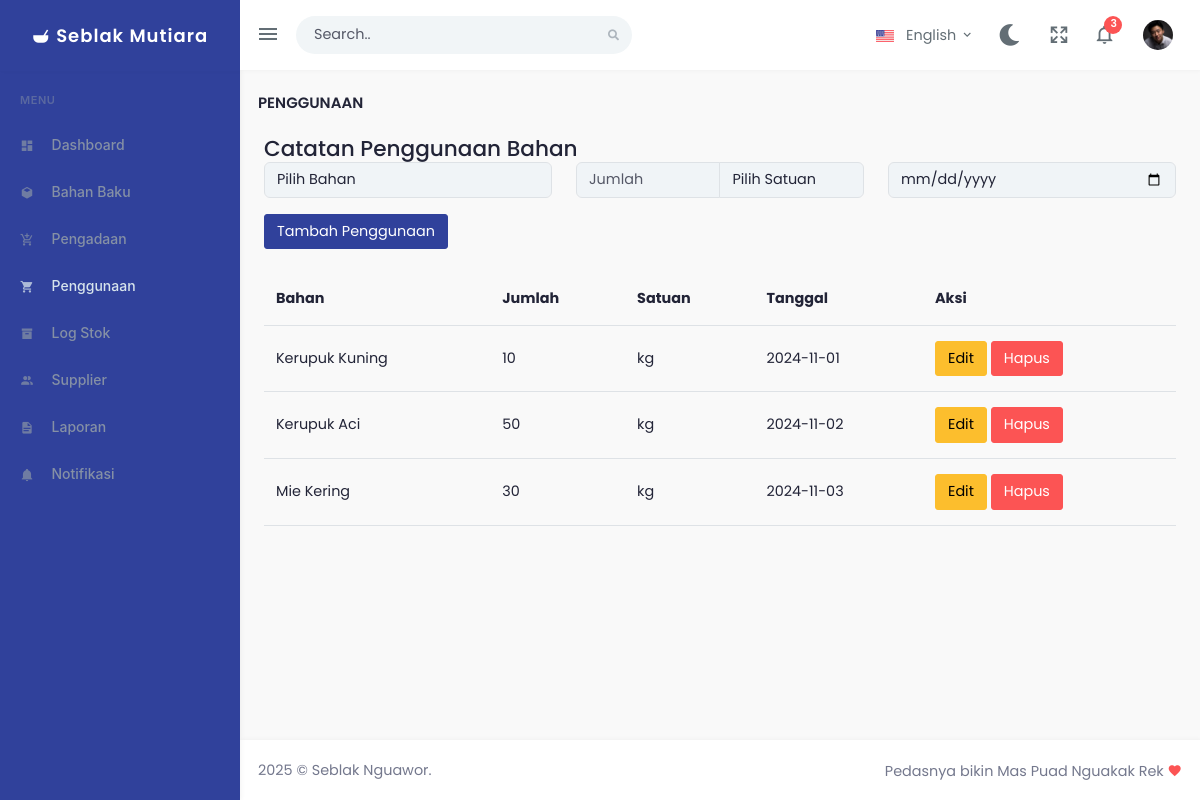
/penggunaan.php, run on the app's committed database.
### tables this page shows
CREATE TABLE `penggunaan` (
  `id` int(11) NOT NULL,
  `bahan_baku_id` int(11) DEFAULT NULL,
  `jumlah` int(11) DEFAULT NULL,
  `tanggal_penggunaan` date DEFAULT NULL,
  `nama_bahan` varchar(255) DEFAULT NULL,
  `satuan` varchar(50) DEFAULT NULL
);

### penggunaan.php (the view, shortened to what this page needs)
<?php
include 'koneksi.php';
$usageQuery = "SELECT nama_bahan, jumlah, satuan, tanggal_penggunaan, id FROM penggunaan";
$usageResult = mysqli_query($koneksi, $usageQuery);
$usageData = [];
while ($row = mysqli_fetch_assoc($usageResult)) {
    $usageData[] = [
        'id' => $row['id'],
        'nama_bahan' => $row['nama_bahan'],
        'jumlah' => (int)$row['jumlah'],
        'satuan' => $row['satuan'],
        'tanggal_penggunaan' => $row['tanggal_penggunaan']
    ];
}
?>
<!doctype html>
<html lang="en">
<head>
    <link rel="stylesheet" href="assets/libs/morris.js/morris.css" type="text/css" />
    <link href="assets/css/bootstrap.min.css" id="bootstrap-style" rel="stylesheet" type="text/css" />
    <link href="assets/css/icons.min.css" rel="stylesheet" type="text/css" />
    <link href="assets/css/app.min.css" id="app-style" rel="stylesheet" type="text/css" />
    <link rel="stylesheet" href="assets/libs/c3/c3.min.css">
</head>
<body data-sidebar="dark">
<div id="layout-wrapper">
    <header id="page-topbar">
        <div class="navbar-header">
            <div class="d-flex">
                <div class="navbar-brand-box">
                    <a href="index.html" class="logo">
                        <span class="logo-light  fs-5 fw-semibold ">
                            <i class="mdi mdi-bowl"></i> Seblak Mutiara
                        </span>
                    </a>
                </div>
                <button type="button" class="btn btn-sm px-3 font-size-24 header-item waves-effect" id="vertical-menu-btn">
                    <i class="mdi mdi-menu"></i>
                </button>
                <form role="search" class="app-search">
                    <div class="form-group mb-0 position-relative">
                        <input type="text" class="form-control" placeholder="Search..">
                        <span><i class="fa fa-search"></i></span>
                    </div>
                </form>
            </div>
            <div class="d-flex">
                <div class="dropdown d-none d-sm-inline-block">
                    <button type="button" class="btn header-item waves-effect" data-bs-toggle="dropdown" aria-haspopup="true" aria-expanded="false">
                        <img src="assets/images/flags/us_flag.jpg" class="me-2" height="12" alt="Header Language"> English <span class="mdi mdi-chevron-down"></span>
                    </button>
                </div>
                <button type="button" class="btn header-item fs-4 rounded-end-0" id="light-dark-mode">
                    <i class="fas fa-moon align-middle"></i>
                </button>
                <div class="dropdown d-none d-lg-inline-block ms-1">
                    <button type="button" class="btn header-item noti-icon waves-effect" data-toggle="fullscreen">
                        <i class="mdi mdi-arrow-expand-all noti-icon"></i>
                    </button>
                </div>
                <div class="dropdown d-inline-block">
                    <button type="button" class="btn header-item noti-icon waves-effect" id="page-header-notifications-dropdown" data-bs-toggle="dropdown" aria-expanded="false">
                        <i class="mdi mdi-bell-outline noti-icon"></i>
                        <span class="badge rounded-pill text-bg-danger noti-dot">3</span>
                    </button>
                </div>
                <div class="dropdown notification-list d-inline-block user-dropdown">
                    <button type="button" class="btn header-item waves-effect" id="page-header-user-dropdown" data-bs-toggle="dropdown" aria-haspopup="true" aria-expanded="false">
                        <img class="rounded-circle header-profile-user" src="assets/images/users/user-4.jpg" alt="Header Avatar">
                    </button>
                </div>
            </div>
        </div>
    </header>
    <div class="vertical-menu">
        <div data-simplebar class="h-100">
            <div id="sidebar-menu">
                <ul class="metismenu list-unstyled" id="side-menu">
                    <li class="menu-title">Menu</li>
                    <li>
                        <a href="index.php" class="waves-effect">
                            <i class="mdi mdi-view-dashboard"></i><span> Dashboard </span>
                        </a>
                    </li>
                    <li>
                        <a href="bahan-baku.php" class="waves-effect">
                            <i class="mdi mdi-cube"></i><span> Bahan Baku </span>
                        </a>
                    </li>
                    <li>
                        <a href="pengadaan.php" class="waves-effect">
                            <i class="mdi mdi-cart-plus"></i><span> Pengadaan </span>
                        </a>
                    </li>
                    <li>
                        <a href="penggunaan.php" class="waves-effect">
                            <i class="mdi mdi-cart"></i><span> Penggunaan </span>
                        </a>
                    </li>
                    <li>
                        <a href="log-stok.html" class="waves-effect">
                            <i class="mdi mdi-archive"></i><span> Log Stok </span>
                        </a>
                    </li>
                    <li>
                        <a href="supplier.html" class="waves-effect">
                            <i class="mdi mdi-account-multiple"></i><span> Supplier </span>
                        </a>
                    </li>
                    <li>
                        <a href="laporan.html" class="waves-effect">
                            <i class="mdi mdi-file-document"></i><span> Laporan </span>
                        </a>
                    </li>
                    <li>
                        <a href="javascript:void(0);" class="waves-effect">
                            <i class="mdi mdi-bell"></i><span> Notifikasi </span>
                        </a>
                    </li>
                </ul>
            </div>
        </div>
    </div>
    <div class="main-content">
        <div class="page-content">
            <div class="container-fluid">
                   <div class="row">
                    <div class="col-12">
                        <div class="page-title-box d-sm-flex align-items-center justify-content-between">
                            <h4 class="mb-sm-0">Penggunaan</h4>
                        </div>
                    </div>
                </div>
                <div class="container-fluid">
                    <h4 class="mb-sm-0">Catatan Penggunaan Bahan</h4>
                    <form id="usage-form" onsubmit="submitUsage(event)">
                        <div class="row">
                            <div class="col-md-4">
                                <select id="ingredient" class="form-control" required>
                                    <option value="" disabled selected>Pilih Bahan</option>
                                </select>
                            </div>
                            <div class="col-md-4">
                                <div class="input-group">
                                    <input type="number" id="amount" class="form-control" placeholder="Jumlah" required>
                                    <select id="unit" class="form-control" required>
                                        <option value="" disabled selected>Pilih Satuan</option>
                                    </select>
                                </div>
                            </div>
                            <div class="col-md-4">
                                <input type="date" id="usage-date" class="form-control" required>
                            </div>
                        </div>
                        <button type="submit" class="btn btn-primary mt-3" id="submit-button">Tambah Penggunaan</button>
                    </form>
                    <table class="table mt-4" id="usage-table">
                        <thead>
                            <tr>
                                <th>Bahan</th>
                                <th>Jumlah</th>
                                <th>Satuan</th>
                                <th>Tanggal</th>
                                <th>Aksi</th>
                            </tr>
                        </thead>
                        <tbody>
                            <?php foreach ($usageData as $usage): ?>
                                <tr data-id="<?php echo $usage['id']; ?>">
                                    <td><?php echo htmlspecialchars($usage['nama_bahan']); ?></td>
                                    <td><?php echo htmlspecialchars($usage['jumlah']); ?></td>
                                    <td><?php echo htmlspecialchars($usage['satuan']); ?></td>
                                    <td><?php echo htmlspecialchars($usage['tanggal_penggunaan']); ?></td>
                                    <td>
                                        <button class="btn btn-warning" onclick="editUsage(this)">Edit</button>
                                        <button class="btn btn-danger" onclick="deleteUsage(this)">Hapus</button>
                                    </td>
                                </tr>
                            <?php endforeach; ?>
                        </tbody>
                    </table>
                </div>
            </div>
        </div>
        <footer class="footer">
            <div class="container-fluid">
                <div class="row">
                    <div class="col-sm-6">
                        <script>document.write(new Date().getFullYear())</script> © Seblak Nguawor.
                    </div>
                    <div class="col-sm-6">
                        <div class="text-sm-end d-none d-sm-block">
                            Pedasnya bikin Mas Puad Nguakak Rek <i class="mdi mdi-heart text-danger"></i>
                        </div>
                    </div>
                </div>
            </div>
        </footer>
    </div>
</div>
</body>
</html>

### data on the page
penggunaan: nama_bahan "Kerupuk Kuning", jumlah "10", satuan "kg", tanggal_penggunaan "2024-11-01"
penggunaan: nama_bahan "Kerupuk Aci", jumlah "50", satuan "kg", tanggal_penggunaan "2024-11-02"
penggunaan: nama_bahan "Mie Kering", jumlah "30", satuan "kg", tanggal_penggunaan "2024-11-03"
